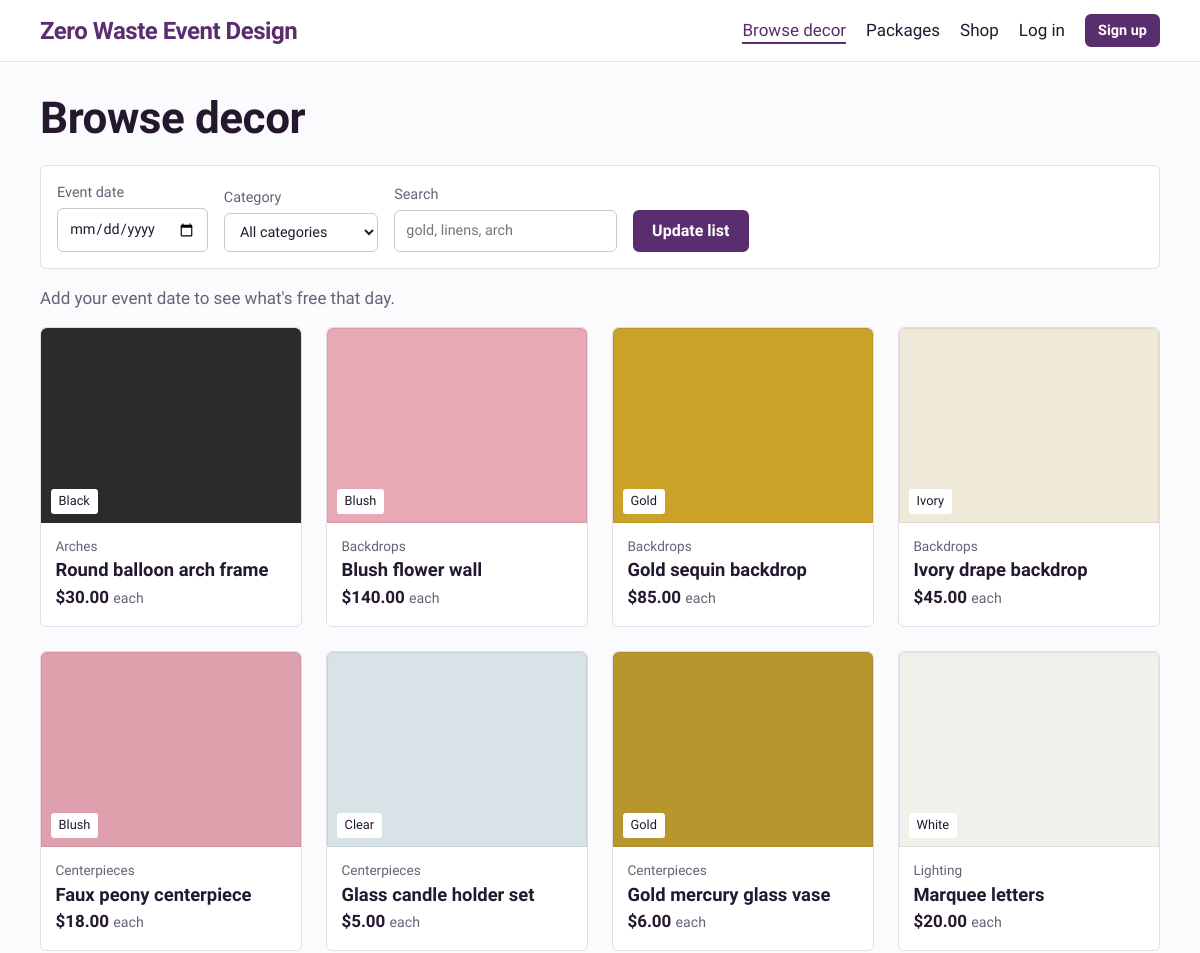
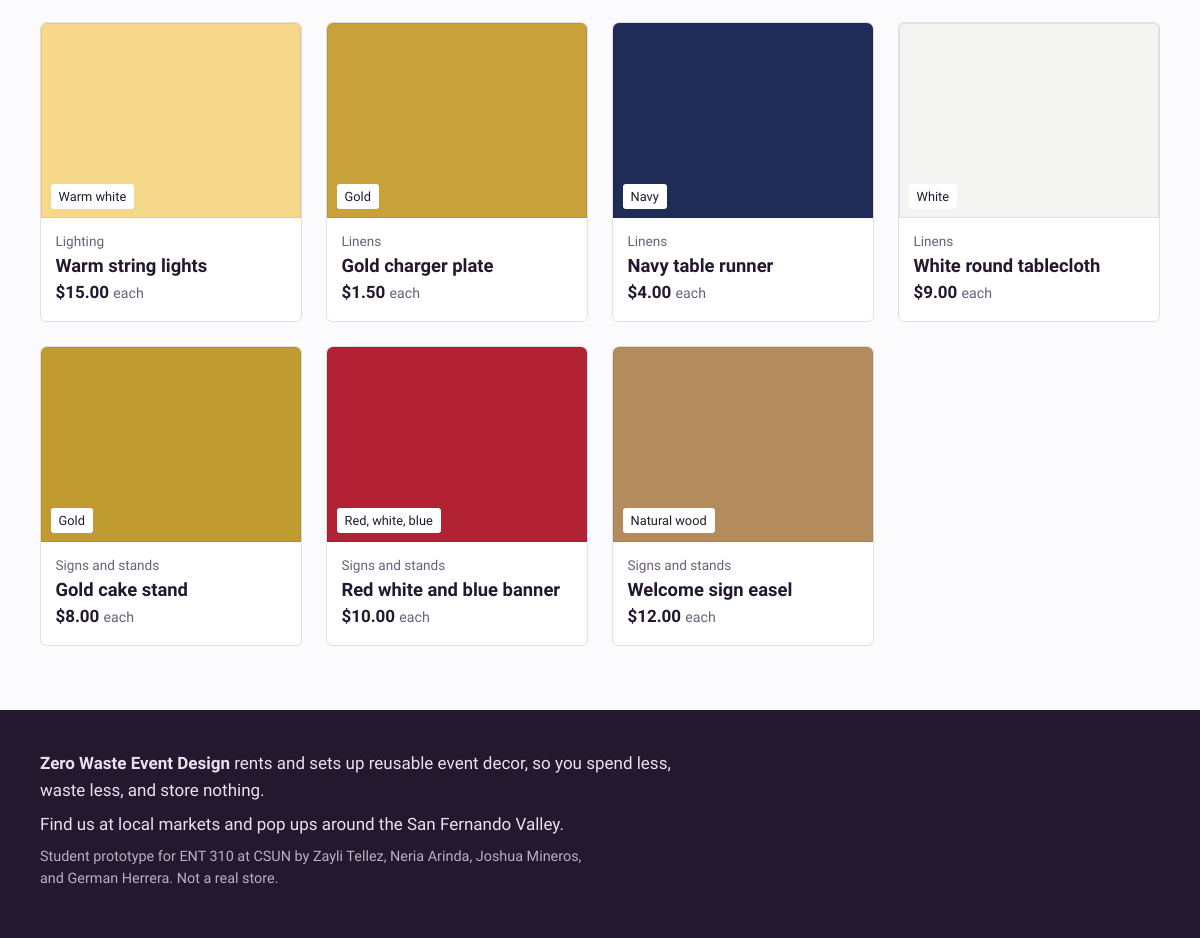
The app's page /items.php, older data (2 pictures, top to bottom).
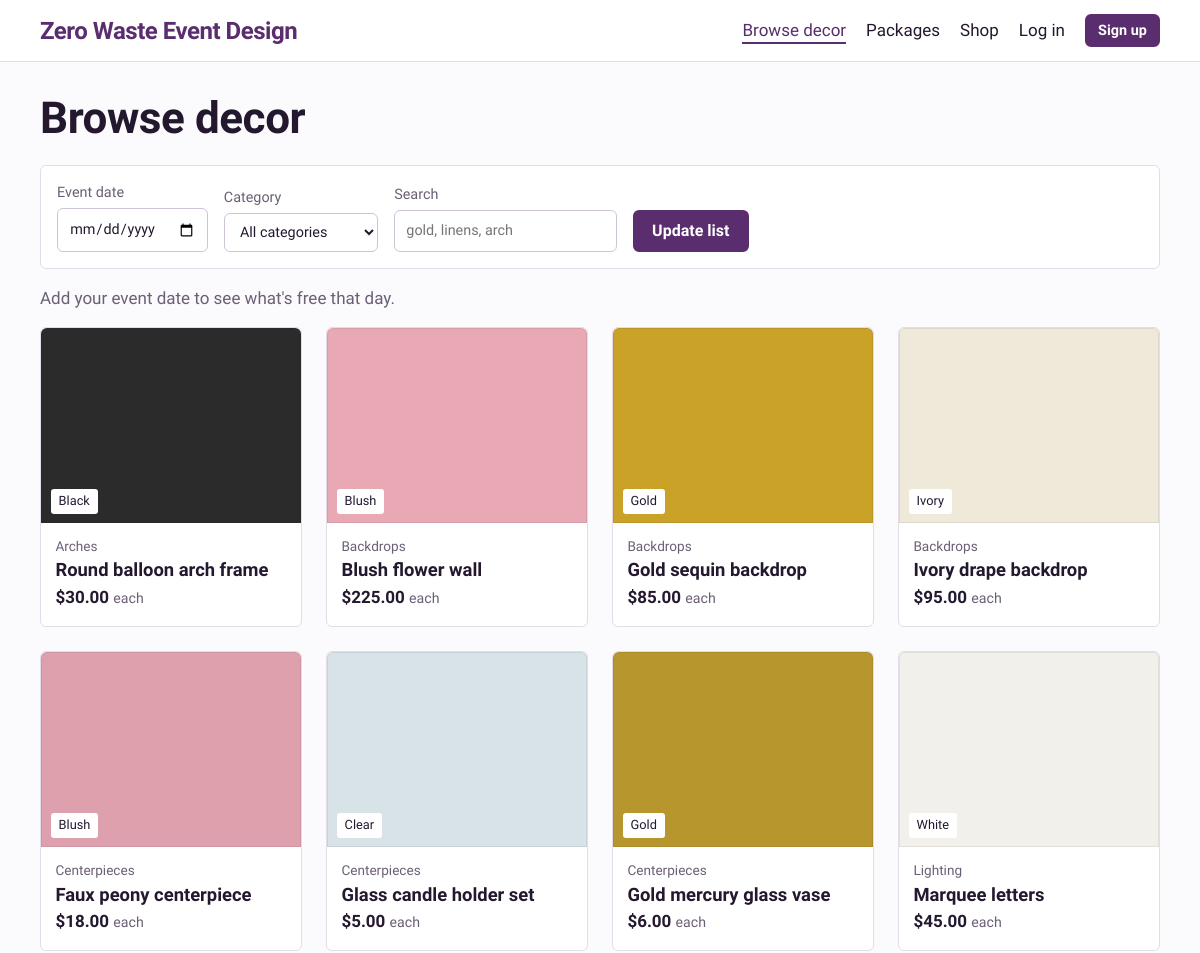
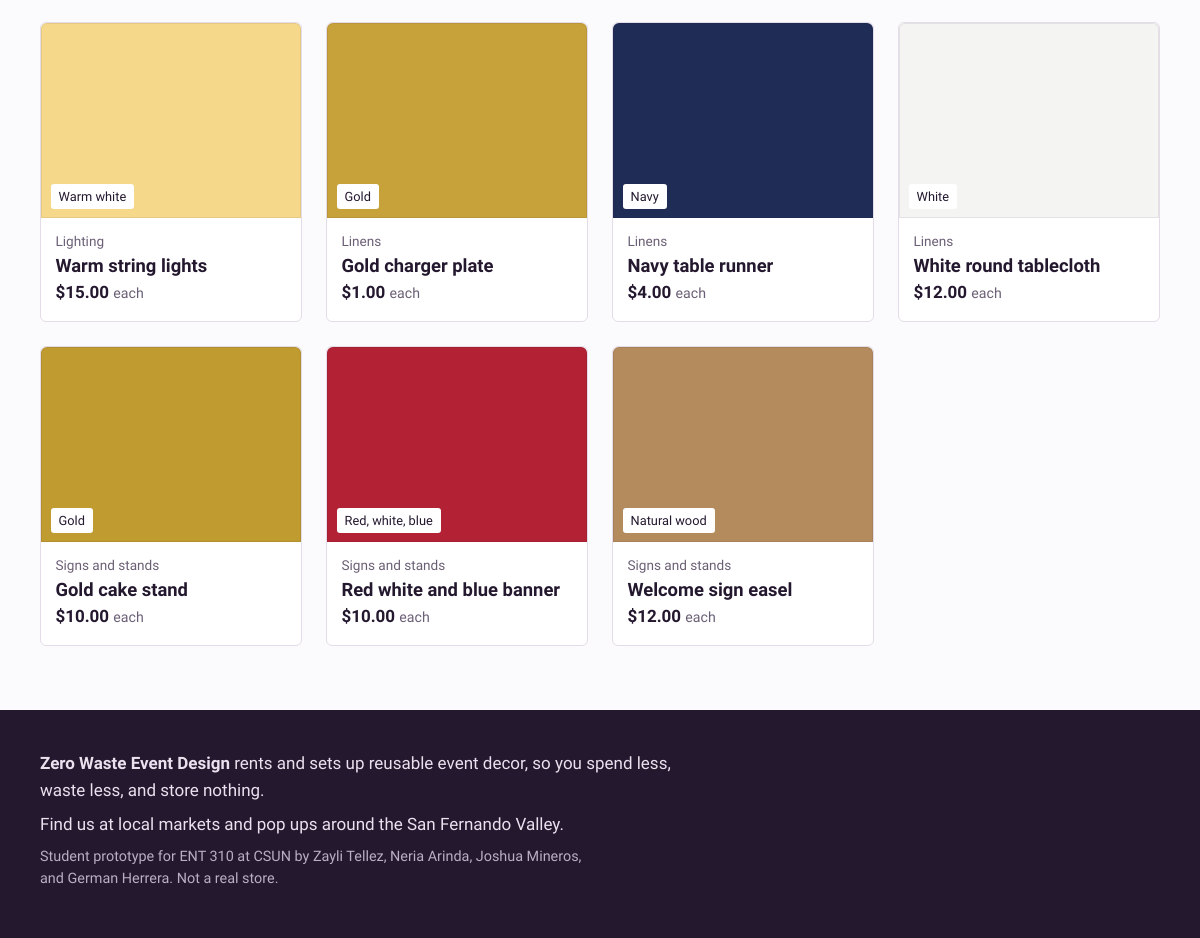
The same page, newer data (2 pictures, top to bottom).
### tables this page shows
CREATE TABLE items (
  id          INT AUTO_INCREMENT PRIMARY KEY,
  category_id INT NOT NULL,
  name        VARCHAR(120) NOT NULL,
  description TEXT NOT NULL,
  color_name  VARCHAR(40)  NOT NULL DEFAULT 'Assorted',
  color_hex   CHAR(7)      NOT NULL DEFAULT '#CCCCCC',
  price       DECIMAL(8,2) NOT NULL,           
  quantity    INT NOT NULL DEFAULT 1,          
  sale_price  DECIMAL(8,2) NULL,               
  sale_stock  INT NOT NULL DEFAULT 0,          
  image_url   VARCHAR(500) NULL,
  is_active   TINYINT(1) NOT NULL DEFAULT 1,
  created_at  TIMESTAMP NOT NULL DEFAULT CURRENT_TIMESTAMP,
  FOREIGN KEY (category_id) REFERENCES categories(id)
);

CREATE TABLE categories (
  id    INT AUTO_INCREMENT PRIMARY KEY,
  name  VARCHAR(60) NOT NULL,
  slug  VARCHAR(60) NOT NULL UNIQUE
);

### includes/bootstrap.php (called while the page is built, shortened)
<?php
function db(): PDO
{
    static $pdo = null;
    if ($pdo === null) {
        $dsn = 'mysql:host=' . DB_HOST . ';port=' . DB_PORT . ';dbname=' . DB_NAME . ';charset=utf8mb4';
        $pdo = new PDO($dsn, DB_USER, DB_PASS, [
            PDO::ATTR_ERRMODE            => PDO::ERRMODE_EXCEPTION,
            PDO::ATTR_DEFAULT_FETCH_MODE => PDO::FETCH_ASSOC,
            PDO::ATTR_EMULATE_PREPARES   => false,
        ]);
    }
    return $pdo;
}
function base_url(): string
{
    static $base = null;
    if ($base === null) {
        $script = $_SERVER['SCRIPT_NAME'] ?? '';
        $dir = str_replace('\\', '/', dirname($script));
        $base = rtrim($dir, '/');
    }
    return $base;
}
function url(string $path = ''): string
{
    return base_url() . '/' . ltrim($path, '/');
}
function e(?string $text): string
{
    return htmlspecialchars((string) $text, ENT_QUOTES, 'UTF-8');
}
function money($amount): string
{
    return '$' . number_format((float) $amount, 2);
}
    ob_start(); ?>

### public/items.php (the view, shortened to what this page needs)
<?php
require __DIR__ . '/../includes/bootstrap.php';
$date     = $_GET['date'] ?? '';
$search   = trim($_GET['q'] ?? '');
$dateError = $date !== '' ? check_event_date($date) : null;
$hasDate   = $date !== '' && $dateError === null;
$sql = 'SELECT i.*, c.name AS category_name, c.slug AS category_slug
        FROM items i JOIN categories c ON c.id = i.category_id
        WHERE i.is_active = 1';
$params = [];
$sql .= ' ORDER BY c.name, i.name';
$stmt = db()->prepare($sql);
$stmt->execute($params);
$items = $stmt->fetchAll();
$booked = [];
$minDate = date('Y-m-d', strtotime('+2 days'));
require __DIR__ . '/../includes/header.php';
?>
<h1>Browse decor</h1>
<form class="filters" method="get">
  <label>Event date
    <input type="date" name="date" value="<?= e($date) ?>" min="<?= e($minDate) ?>">
  </label>
  <label>Category
    <select name="category">
      <option value="">All categories</option>
    </select>
  </label>
  <label>Search
    <input type="search" name="q" value="<?= e($search) ?>" placeholder="gold, linens, arch">
  </label>
  <button type="submit" class="btn">Update list</button>
</form>
<?php if ($dateError): ?>
  <p class="flash flash-error"><?= e($dateError) ?></p>
<?php elseif ($hasDate): ?>
  <p class="date-note">Showing what's free for <strong><?= e(nice_date($date)) ?></strong>. Pickup <?= e(nice_date($pickup)) ?>, return <?= e(nice_date($return)) ?>.</p>
<?php else: ?>
  <p class="date-note">Add your event date to see what's free that day.</p>
<?php endif; ?>
<?php if (!$items): ?>
  <div class="empty">
    <p>Nothing matches those filters.</p>
    <a class="btn" href="<?= e(url('items.php' . ($hasDate ? '?date=' . urlencode($date) : ''))) ?>">Clear filters</a>
  </div>
<?php else: ?>
  <div class="grid">
    <?php foreach ($items as $item):
        $free = (int) $item['quantity'] - ($booked[(int) $item['id']] ?? 0);
        $link = 'item.php?id=' . $item['id'] . ($hasDate ? '&date=' . urlencode($date) : '');
    ?>
      <a class="chip-card<?= $hasDate && $free <= 0 ? ' is-full' : '' ?>" href="<?= e(url($link)) ?>">
        <?php if ($item['image_url']): ?>
          <img class="swatch" src="<?= e($item['image_url']) ?>" alt="">
        <?php else: ?>
          <span class="swatch" style="--swatch: <?= e($item['color_hex']) ?>"><span class="swatch-name"><?= e($item['color_name']) ?></span></span>
        <?php endif; ?>
        <span class="chip-body">
          <span class="chip-kicker"><?= e($item['category_name']) ?></span>
          <span class="chip-title"><?= e($item['name']) ?></span>
          <span class="chip-price"><?= money($item['price']) ?> <small>each</small></span>
        </span>
      </a>
    <?php endforeach; ?>
  </div>
<?php endif; ?>
<?php require __DIR__ . '/../includes/footer.php'; ?>

Row changes from the older to the newer data that the page shows:
changed items "Blush flower wall": price "$140.00" → "$225.00"
changed items "Ivory drape backdrop": price "$45.00" → "$95.00"
changed items "Marquee letters": price "$20.00" → "$45.00"
changed items "Gold charger plate": price "$1.50" → "$1.00"
changed items "White round tablecloth": price "$9.00" → "$12.00"
changed items "Gold cake stand": price "$8.00" → "$10.00"
